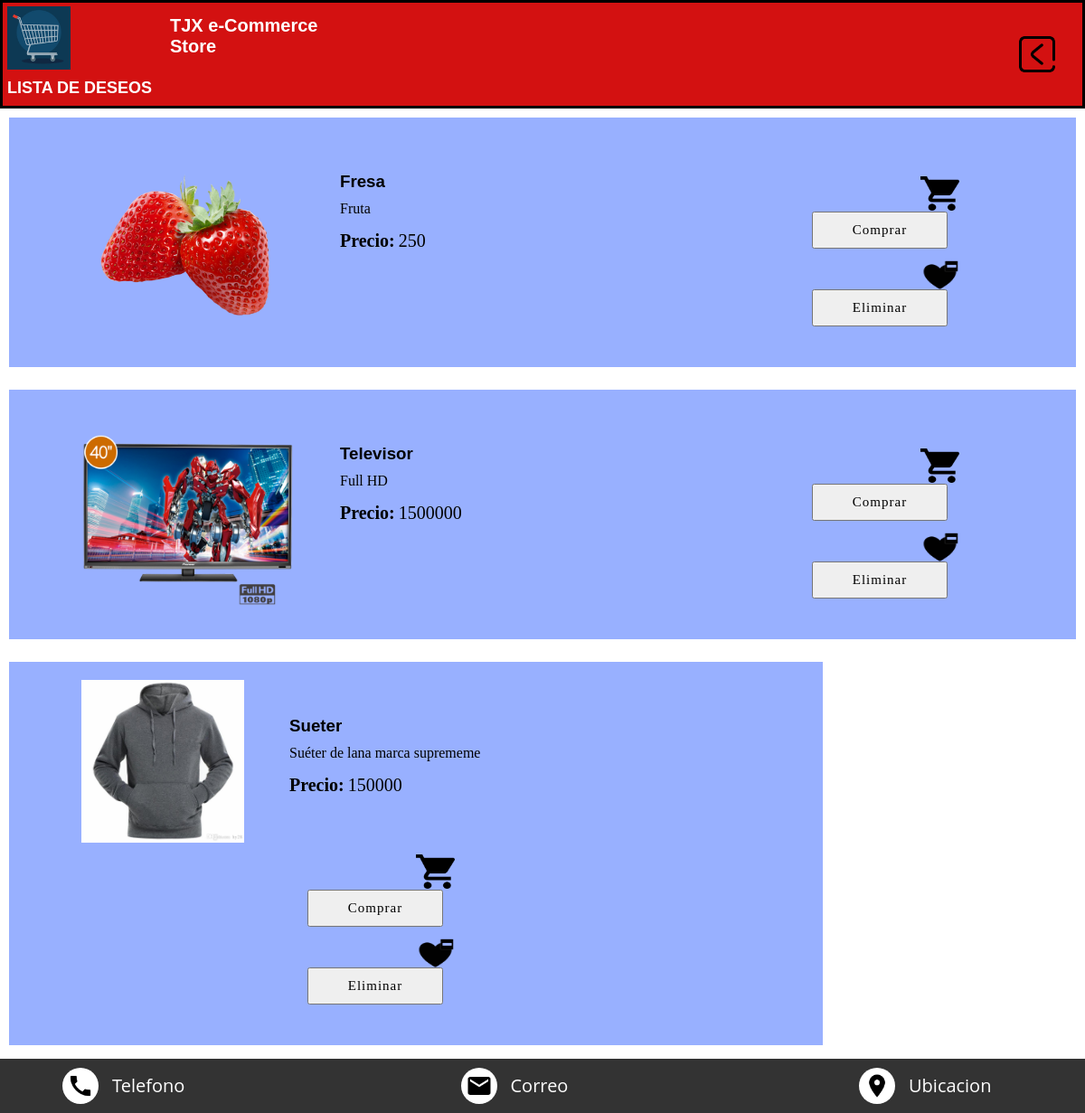
Page /wishlist (signed in) on the committed database.
### tables this page shows
CREATE TABLE Wishlist (Id INTEGER PRIMARY KEY AUTOINCREMENT NOT NULL, Usuario TEXT REFERENCES Usuarios (Correo) NOT NULL, Cod_producto INTEGER REFERENCES Productos (Codigo) NOT NULL UNIQUE, Nombre TEXT NOT NULL, Descripcion TEXT NOT NULL, Precio INTEGER NOT NULL, URL_prod DEFAULT NULL);

### main.py (the view)
@app.route('/wishlist', methods=['GET'])
def wishlist():
    if request.method=='GET':
        if 'user' in session:
            try:
                with sqlite3.connect("TJX_productos.db") as con:
                    con.row_factory=sqlite3.Row
                    cur = con.cursor()
                    consult=cur.execute("SELECT Nombre, Descripcion, Precio, URL_prod FROM Wishlist WHERE Usuario=?",[session['user']]).fetchall()
                    if consult != None:
                        return render_template("Wishlist.html", row=consult)
            except Error:
                flash("No se encontraron productos en la lista de deseos")
                return redirect('/perfil')
        else:
            flash("Para ver su Lista de Deseos. Por favor inicie sesión. ")
            return redirect('/login')
    return redirect('/wishlist')

### templates/Wishlist.html (shortened to what this page needs)
{% extends "base/base.html" %}
{% block stylesheet %}
<link rel="stylesheet" href="{{url_for('static',filename='css/wishlist.css')}}" />
{% endblock %}
{% block namesheet %} LISTA DE DESEOS {% endblock %}
{% block content %}
<main>
  <form id="form_deseos" action="/wishlist" method="POST">
    {% for r in row  %}
      <div class="info_prod_deseo">
        <div>
        {% if r["URL_prod"] == None %}
          <img src="/static/img/paquete.png" alt="producto" class="prod_list" />
        {% else %}
          <img src="{{r['URL_prod']}}" alt="producto" class="prod_list" />
        {% endif %}
        </div>
        <div class="cont_prod">
          <h3 class="nombre_producto" name="nombre_prod" id="name_pd">{{r["Nombre"]}}</h3>
          <p class="txt_descripcion" name="descripcion">{{r["Descripcion"]}}</p>
          <h4 class="alinea">Precio:</h4>
          <p class="alinea" name="precio">{{r["Precio"]}}</p>
        </div>
        <div class="botones">
          <img src="{{url_for('static',filename='img/Cart.png')}}" alt="Carrito" class="logo_btns"/>
          <img src="{{url_for('static',filename='img/Heartmenos.png')}}" alt="Corazon" class="logo_btns" id="Corazon"/>
          <input type="submit" value="Comprar" class="btn_c" id="btn_comprar">
          <input type="submit" value="Eliminar" class="btn_c" id="btn_borrar">
        </div>
      </div>
    {% endfor %}
  </form>
</main>
{% endblock %}

### templates/base/base.html (shortened to what this page needs)
<!DOCTYPE html>
<html lang="es">
<head>
    <link rel="stylesheet" href="{{url_for('static',filename='css/menu_style.css')}}" />
    {% block stylesheet %}{% endblock %}
</head>
<body>
    <header>
        <div class="container">
          <div class="logo">
            <div>
              <a href="/">
                <img class="logo_img" src="{{url_for('static',filename='img/Logo.png')}}" alt="Logo"
              /></a>
              <h2 class="pag_name">{% block namesheet %}{% endblock %}</h2>
            </div>
            <h1 class="title"> <b>TJX e-Commerce</b><br /><b>Store</b></h1>
          </div>
          <img src="{{url_for('static',filename='img/menu_open.png')}}" alt="Menú" class="icon_menu" id="btn_menu" />
        </div>
      </header>
      {% block content %}{% endblock %}
      <footer>
        <div class="footer_container">
          <a href=""
            ><img src="{{url_for('static',filename='img/phone.png')}}" alt="Telefono" />
            <p>Telefono</p></a
          >
          <a href=""
            ><img src="{{url_for('static',filename='img/email.png')}}" alt="Correo" />
            <p>Correo</p></a
          >
          <a href=""
            ><img src="{{url_for('static',filename='img/location.png')}}" alt="Ubicacion" />
            <p>Ubicacion</p></a
          >
        </div>
      </footer>
</body>
</html>

### static/css/menu_style.css (style rules this page uses)
* { margin: 0; padding: 0; box-sizing: border-box; }
header div { justify-content: space-between; }
img { display: block; max-width: 100%; }
.logo { display: flex; align-items: flex-end; }
a { display: inline-block; text-decoration: none; }
.logo_img { display: block; height: 70px; margin-left: 5px; }
body { font-family: "open sans", sans-serif; margin: 0%; }
h1, h2, h3 { font-family: Arial, Helvetica, sans-serif; }
header { overflow: hidden; height: 120px; position: sticky; top: 0; background-color: rgb(211, 17, 17); position: sticky; z-index: 50; border: solid black; }
.title { font-size: 20px; margin-bottom: 50px; margin-left: 15px; font-weight: 500; color: #fff; }
.pag_name { display: block; font-size: 20px; margin: 5px; color: #fff; }
.container { display: flex; align-items: center; height: 100%; position: relative; }
.icon_menu { margin-right: 30px; color: black; display: flex; position: relative; z-index: 50; display: block; height: 40px; border-radius: 5px; cursor: pointer; }
footer { background: #333; color: white; padding: 10px; text-align: center; }
.footer_container { display: flex; justify-content: space-between; padding: 0 200px; }
footer p { line-height: 30px; margin-left: 20px; }
footer a { display: flex; color: #fff; padding: 10px; text-decoration: none; font-size: 25px; background: white; border-radius: 50%; width: 50px; height: 50px; line-height: 40%; }
@media (max-width: 1200px) { .logo_img { margin-left: 5px; } }
@media (max-width: 1200px) { .pag_name { font-size: 18px; } }
@media (max-width: 1200px) { .title { font-size: 20px; margin-bottom: 50px; font-weight: 500; margin-left: 15px; color: #fff; } }
@media (max-width: 1200px) { .footer_container { overflow: hidden; display: flex; justify-content: space-between; padding-left: 5%; } }
@media (max-width: 1200px) { footer p { line-height: 30px; margin-left: 20px; font-size: 20px; } }
@media (max-width: 1200px) { footer a { display: flex; color: #fff; padding: 5px; text-decoration: none; font-size: 30px; background: white; border-radius: 50%; width: 40px; height: 40px; } }

### static/css/wishlist.css (style rules this page uses)
.info_prod_deseo { display: inline-block; margin: 10px; background-color: rgb(152, 176, 255); }
.prod_list { width: 20%; height: 20%; margin: 20px; margin-left: 80px; float: left; }
.cont_prod { float: left; width: 40%; align-items: center; margin-left: 30px; margin-top: 60px; font-family: Verdana; }
h4 { margin-top: 15px; }
.alinea { display: inline-block; font-size: 20px; }
.nombre_producto { margin-bottom: 10px; }
.botones { float: left; width: 300px; margin-top: 60px; }
.logo_btns { width: 43px; height: 38px; display: inline-block; margin-top: -35px; margin-bottom: -26px; margin-left: 170px; text-align: center; }
#Corazon { margin-left: 170px; margin-bottom: -95px; }
.btn_c { size: 40px; display: inline-block; margin-left: 50px; margin-bottom: 45px; margin-top: 0px; width: 150px; padding: 10px; font-weight: bold normal; font-family: Verdana; letter-spacing: 1px; font-size: 15px; cursor: pointer; transition: all .5s ease; }

### rows in the picture
Wishlist: URL_prod (picture), Nombre "Fresa", Descripcion "Fruta", Precio "250"
Wishlist: URL_prod (picture), Nombre "Televisor", Descripcion "Full HD", Precio "1500000"
Wishlist: URL_prod (picture), Nombre "Sueter", Descripcion "Suéter de lana marca suprememe", Precio "150000"
